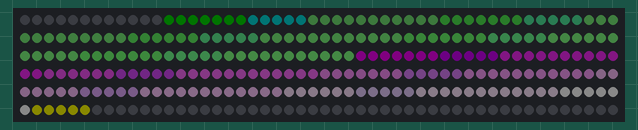
Recording of a sketch running on a simulated Arduino Uno, built with avr-gcc and run on an emulated ATmega328P. On the bench: 300 RGB LEDs in strip order, left to right, continuing on the next row. Dim RGB values are drawn brighter than linear.

Above: at 4.1 s.

The sketch:

FastPulseish.ino
```cpp
/*
    SIGNIFICANTLY FASTER THAN Delay(int)
    Though still inconsistent, this definitely can handle high LED amounts
*/
#include <FastLED.h>

#define NUM_LEDS 300
#define LED_PIN 2

CRGB led[NUM_LEDS];

// Generally, you should use "unsigned long" for variables that hold time
// The value will quickly become too large for an int to store
unsigned long previousMillis = 0;        // will store last time LED was updated

// constants won't change :
const long interval = 1000;           // interval at which to blink (milliseconds)

void setup() {
  // set the digital pin as output:
  FastLED.addLeds<NEOPIXEL, LED_PIN>(led, NUM_LEDS);
  LEDS.setBrightness(10);
}


void loop() {

  // check to see if it's time to blink the LED; that is, if the
  // difference between the current time and last time you blinked
  // the LED is bigger than the interval at which you want to
  // blink the LED.
  unsigned long currentMillis = millis();

  if (currentMillis - previousMillis >= interval) {
    // save the last time you blinked the LED
    previousMillis = currentMillis;

  for (int i = 0; i < NUM_LEDS; i++){
    chaseOn(i);
  }
  for (int i = NUM_LEDS; i > 0; i--){
   chaseOff(i);
  }
//    // if the LED is off turn it on and vice-versa:
//    if (led[val] == CRGB(0, 0, 0)) {
//      led[val] = CRGB(val, val*2, val+5);
//    } else {
//      led[val] = CRGB(0, 0, 0);
//    }


  FastLED.show();
  }
}

void chaseOff(int val){
  led[val] = CRGB(0, 0, 0);
  //led[val] = CRGB(val*2, val, val-6);
  FastLED.show();
}

void chaseOn(int val){
  led[val] = CRGB(val, val*2, val+5);
  FastLED.show();
}
```
